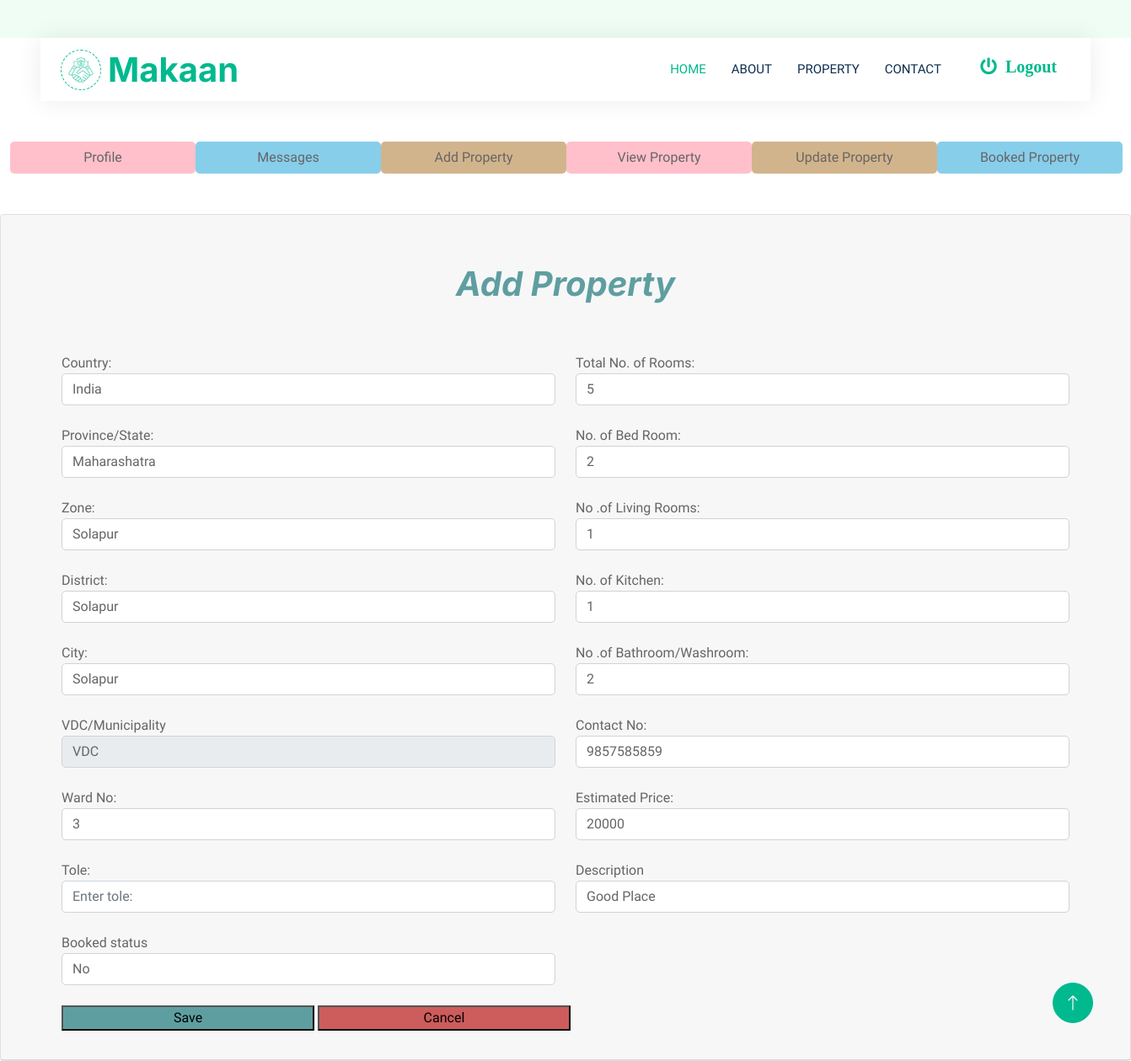
The page /Owner/Owner-index6.php?id=21 on the database its author committed.
### tables this page shows
CREATE TABLE `add_property` (
  `id` int(11) NOT NULL,
  `photo` varchar(255) NOT NULL,
  `country` varchar(255) NOT NULL,
  `pro` varchar(255) NOT NULL,
  `zone` varchar(255) NOT NULL,
  `district` varchar(255) NOT NULL,
  `city` varchar(255) NOT NULL,
  `vdc` varchar(255) NOT NULL,
  `ward_no` int(11) NOT NULL,
  `tole` varchar(255) NOT NULL,
  `contact` bigint(20) NOT NULL,
  `estimated_price` decimal(10,0) NOT NULL,
  `total_room` int(11) NOT NULL,
  `bed_room` int(11) NOT NULL,
  `living_room` int(11) NOT NULL,
  `kitchen` int(11) NOT NULL,
  `bathroom` int(11) NOT NULL,
  `booked` varchar(11) NOT NULL,
  `description` varchar(11) NOT NULL,
  `own_id` int(11) NOT NULL
);

### Owner/Owner-index6.php (the view, shortened to what this page needs)
<?php
include("navbar.php");
$con = mysqli_connect('localhost', 'root', '', 'house_rent');
?>
<div class="card card-default">
    <div class="card-header">
        <center>
            <h1 style="color:cadetblue;font-style:italic;margin-top:50px">Add Property</h1>
        </center>
        <div class="card-body">
            <?php
            $id = $_GET['id'];
            $query = "SELECT * FROM add_property WHERE id='$id'";
            $res = mysqli_query($con, $query);
            $rw1 = mysqli_fetch_row($res);
            ?>
            <form method="post" enctype="multipart/form-data" style="margin:10px 40px 10px 40px">
                <div class="row">
                    <div class="col-sm-6 mt-4">
                        <label for="inputname">Country:</label>
                        <input type="text" name="country" class="form-control" placeholder="Enter Country" value='<?php echo $rw1[2]; ?>'>
                    </div>
                    <div class="col-sm-6 mt-4">
                        <label for="inputroom">Total No. of Rooms:</label>
                        <input type="text" name="troom" class="form-control" placeholder="Enter Total No. of Rooms" value='<?php echo $rw1[12]; ?>'>
                    </div>
                    <div class="col-sm-6 mt-4">
                        <label for="inputname">Province/State:</label>
                        <input type="text" name="pro" class="form-control" placeholder="Enter Province" value='<?php echo $rw1[3]; ?>'>
                    </div>
                    <div class="col-sm-6 mt-4">
                        <label for="inputbedroom">No. of Bed Room:</label>
                        <input type="text" name="bedroom" class="form-control" placeholder="Enter No. of Bed Room" value='<?php echo $rw1[13]; ?>'>
                    </div>
                    <div class="col-sm-6 mt-4">
                        <label for="inputname">Zone:</label>
                        <input type="text" name="zone" class="form-control" placeholder="Enter Zone" value='<?php echo $rw1[4]; ?>'>
                    </div>
                    <div class="col-sm-6 mt-4">
                        <label for="inputbathroom">No .of Living Rooms:</label>
                        <input type="text" name="livingroom" class="form-control" placeholder="Enter No .of Living Rooms" value='<?php echo $rw1[14]; ?>'>
                    </div>
                    <div class="col-sm-6 mt-4">
                        <label for="inputkitchen">District:</label>
                        <input type="text" name="district" class="form-control" placeholder="Enter District" value='<?php echo $rw1[5]; ?>'>
                    </div>
                    <div class="col-sm-6 mt-4">
                        <label for="inputkitchen">No. of Kitchen:</label>
                        <input type="text" name="kitchen" class="form-control" placeholder="Enter No. of Bed Room" value='<?php echo $rw1[15]; ?>'>
                    </div>
                    <div class="col-sm-6 mt-4">
                        <label for="inputcity">City:</label>
                        <input type="text" name="city" class="form-control" placeholder="Enter City name" value='<?php echo $rw1[6]; ?>'>
                    </div>
                    <div class="col-sm-6 mt-4">
                        <label for="inputbathroom">No .of Bathroom/Washroom:</label>
                        <input type="text" name="bathroom" class="form-control" placeholder="Enter No .of Bathroom/Washroom" value='<?php echo $rw1[16]; ?>'>
                    </div>
                    <div class="form-group col-sm-6 mt-4">
                        <label>VDC/Municipality</label>
                        <select name="vdc" class="form-control">
                            <option>VDC</option>
                        </select>
                    </div>
                    <div class="col-sm-6 mt-4">
                        <label for="inputcontact">Contact No:</label>
                        <input type="textarea" name="contact" class="form-control" placeholder="Enter Contact No" value='<?php echo $rw1[10]; ?>'>
                    </div>
                    <div class="col-sm-6 mt-4">
                        <label for="inputward">Ward No:</label>
                        <input type="text" name="ward_no" class="form-control" placeholder="Enter Ward no" value='<?php echo $rw1[8]; ?>'>
                    </div>
                    <div class="col-sm-6 mt-4">
                        <label for="inputprice">Estimated Price:</label>
                        <input type="text" name="price" class="form-control" placeholder="Enter Estimated Price" value='<?php echo $rw1[11]; ?>'>
                    </div>
                    <div class="col-sm-6 mt-4">
                        <label for="inputTole">Tole:</label>
                        <input type="text" name="tole" class="form-control" placeholder="Enter tole:" value='<?php echo $rw1[9]; ?>'>
                    </div>
                    <div class="col-sm-6 mt-4">
                        <label for="inputdescription">Description</label>
                        <input type="text" name="des" class="form-control" placeholder="Enter tole:" value='<?php echo $rw1[18]; ?>'>
                    </div>
                    <div class="col-sm-6 mt-4">
                        <label for="inputdescription">Booked status</label>
                        <input type="text" name="booked" class="form-control" placeholder="Book Status:" value='<?php echo $rw1[17]; ?>'>
                    </div>
                    <div class="form-footer col-sm-12 mt-4">
                        <button type="submit" name="btn" style="width:300px;background-color:cadetblue">Save</button>
                        <button type="submit" class="btn_cancle" style="width:300px;background-color:indianred">Cancel</button>
                    </div>
                </div>
            </form>
        </div>
    </div>

### css/style.css (style rules this page uses)
:root { --primary: #00B98E; --secondary: #FF6922; --light: #EFFDF5; --dark: #0E2E50; }

### rows shown on the page
add_property: country "India", troom "5", pro "Maharashatra", bedroom "2", zone "Solapur", livingroom "1", district "Solapur", kitchen "1", city "Solapur", bathroom "2", contact "9857585859", ward_no "3", price "20000", des "Good Place", booked "No"
